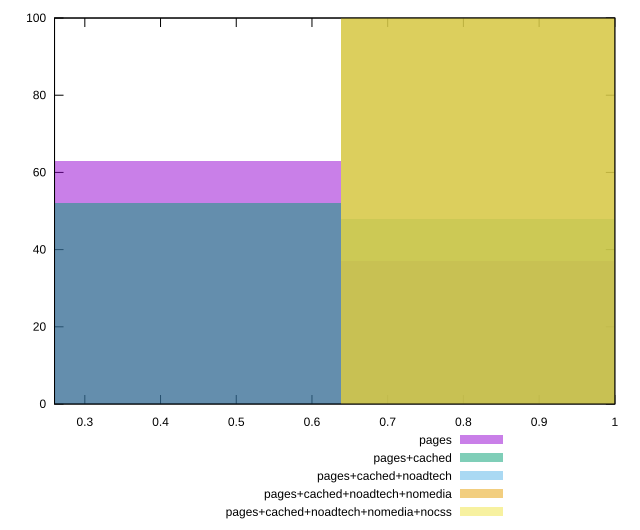

Write the gnuplot code that produced this figure.
reset

$pages <<EOF
0.4256016303378156 63
0.8512032606756312 37
EOF

$pagesCached <<EOF
0.8512032606756312 48
0.4256016303378156 52
EOF

$pagesCachedNoadtech <<EOF
0.8512032606756312 100
EOF

$pagesCachedNoadtechNomedia <<EOF
0.8512032606756312 100
EOF

$pagesCachedNoadtechNomediaNocss <<EOF
0.8512032606756312 100
EOF

set key outside below
set boxwidth 0.4256016303378156
set xrange [0.26:1]
set yrange [0:100]
set trange [0:100]
set style fill transparent solid 0.5 noborder
set terminal svg size 640, 530 enhanced background rgb 'white'
set output "report_00015_2021-02-09T16-11-33.973Z/bootup-time/comparison/histogram/all_score.svg"

plot $pages title "pages" with boxes, \
     $pagesCached title "pages+cached" with boxes, \
     $pagesCachedNoadtech title "pages+cached+noadtech" with boxes, \
     $pagesCachedNoadtechNomedia title "pages+cached+noadtech+nomedia" with boxes, \
     $pagesCachedNoadtechNomediaNocss title "pages+cached+noadtech+nomedia+nocss" with boxes

reset
